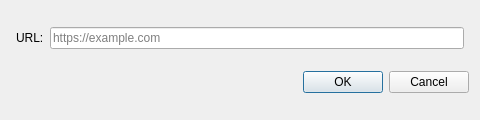
<?xml version="1.0" encoding="UTF-8"?>
<ui version="4.0">
 <class>FaviconDownloadDialog</class>
 <widget class="QDialog" name="FaviconDownloadDialog">
  <property name="geometry">
   <rect>
    <x>0</x>
    <y>0</y>
    <width>480</width>
    <height>120</height>
   </rect>
  </property>
  <property name="minimumSize">
   <size>
    <width>480</width>
    <height>120</height>
   </size>
  </property>
  <property name="windowTitle">
   <string>Download Favicon</string>
  </property>
  <layout class="QVBoxLayout" name="verticalLayout">
   <item>
    <layout class="QHBoxLayout" name="horizontalLayout_2">
     <property name="leftMargin">
      <number>5</number>
     </property>
     <property name="rightMargin">
      <number>5</number>
     </property>
     <item>
      <widget class="QLabel" name="label_3">
       <property name="text">
        <string>URL:</string>
       </property>
      </widget>
     </item>
     <item>
      <widget class="URLEdit" name="urlEdit">
       <property name="accessibleName">
        <string>Url field</string>
       </property>
       <property name="placeholderText">
        <string>https://example.com</string>
       </property>
      </widget>
     </item>
    </layout>
   </item>
   <item>
    <widget class="QDialogButtonBox" name="buttonBox">
     <property name="orientation">
      <enum>Qt::Horizontal</enum>
     </property>
     <property name="standardButtons">
      <set>QDialogButtonBox::Cancel|QDialogButtonBox::Ok</set>
     </property>
    </widget>
   </item>
  </layout>
 </widget>
 <customwidgets>
  <customwidget>
   <class>URLEdit</class>
   <extends>QLineEdit</extends>
   <header>gui/URLEdit.h</header>
   <container>1</container>
  </customwidget>
 </customwidgets>
 <resources/>
 <connections/>
</ui>
